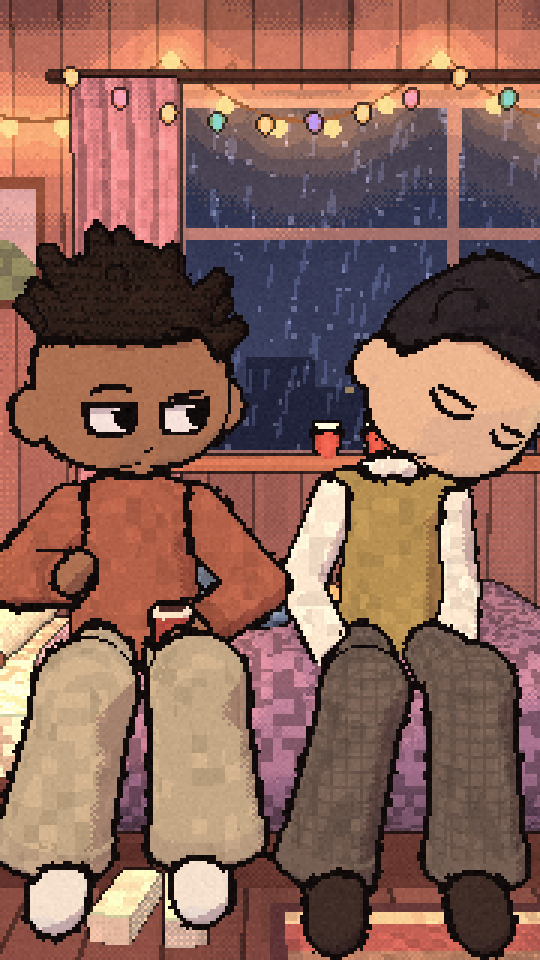
#> input picture episodes/carousel-1/asleep.png, 540 x 960 px
$ python dim.py asleep.png out.png
#> lines starting #> are read from the running program, lines starting #| are printed output that depends on the picture
#!/usr/bin/env python3
"""The party room as your eyes saw it: dim, warm, soft, fairy-light glow, nothing lit up. No noise, no blue."""
import sys, numpy as np
from PIL import Image, ImageFilter
im = Image.open(sys.argv[1]).convert('RGB'); a = np.asarray(im).astype(float) / 255
#> further down, im is the input picture: PIL image 540x960 RGB; mean R, G, B 138.3, 99.7, 88
a = a * 0.58; a = a * [1.06, 0.93, 0.80]; a = 0.5 + (a - 0.5) * 0.85 - 0.06
#> after `a = a * 0.58`:
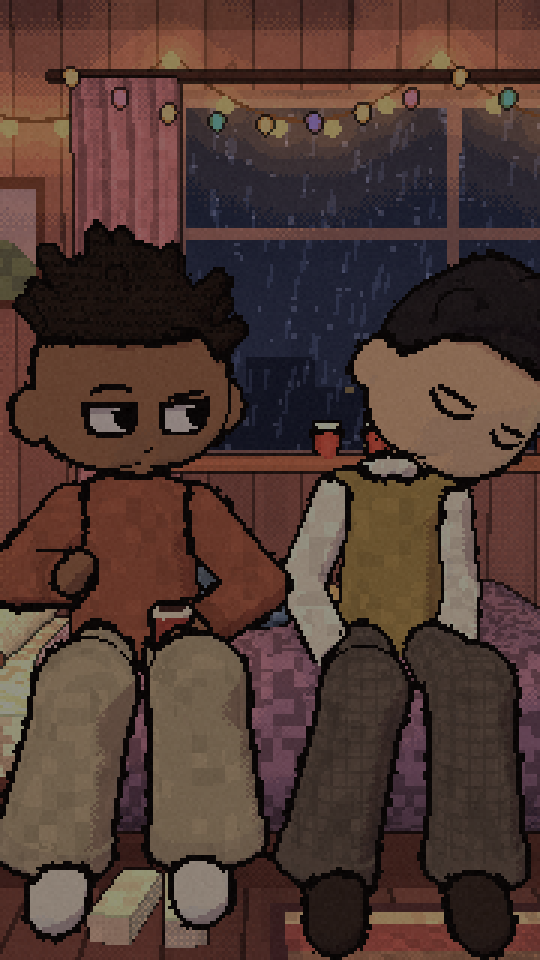
#> a: shape (960, 540, 3) float64; mean R, G, B 0.314, 0.227, 0.2
#> after `a = a * [1.06, 0.93, 0.8]`:
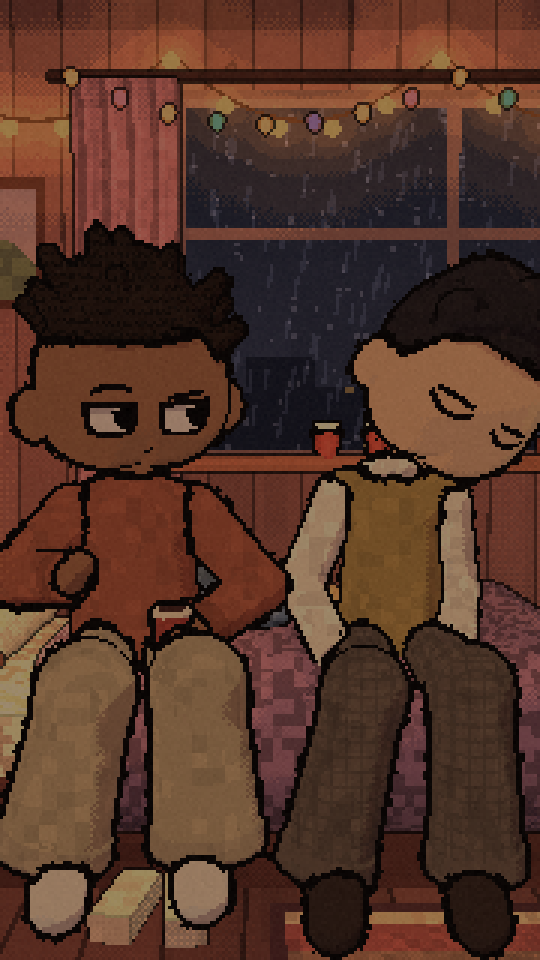
#> a: shape (960, 540, 3) float64; mean R, G, B 0.333, 0.211, 0.16
glow = np.asarray(im.filter(ImageFilter.GaussianBlur(30))).astype(float) / 255
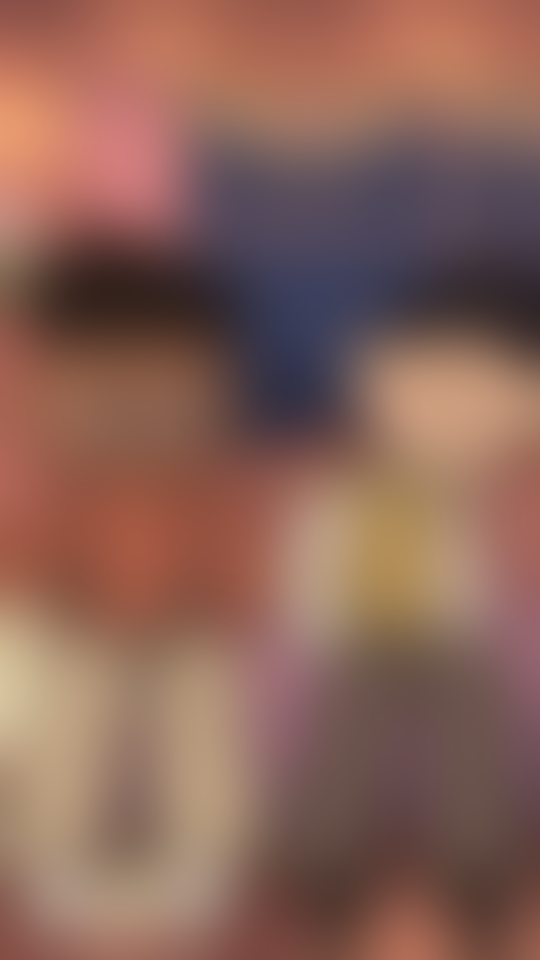
#> glow: shape (960, 540, 3) float64; mean R, G, B 0.543, 0.391, 0.346
a = a + 0.10 * glow * [1.0, 0.7, 0.4]
Image.fromarray((np.clip(a, 0, 1) * 255).astype('uint8')).filter(ImageFilter.GaussianBlur(0.6)).save(sys.argv[2])
